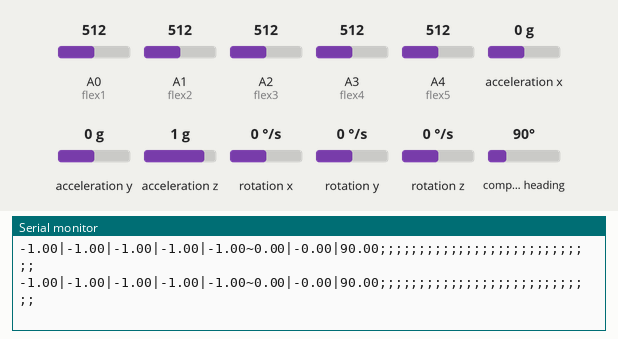
Bench run of a sketch on a simulated Arduino Uno, built with avr-gcc and run on an emulated ATmega328P. On the bench: the last lines printed to the serial monitor. Inputs (shaded band) come from the test bench; at power-on: acceleration x 0 g, acceleration y 0 g, A0 (flex1) = 512, A3 (flex4) = 512, A1 (flex2) = 512, A2 (flex3) = 512, A4 (flex5) = 512, acceleration z 1 g, rotation x 0 °/s, rotation y 0 °/s, rotation z 0 °/s, compass heading 90°.

Above: at 9.2 s.
9.3 s: acceleration x set to 1.4 g
At 9.45 s:
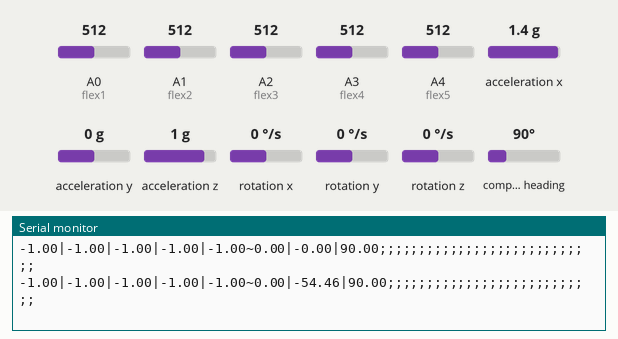
11.3 s: acceleration y set to -1.4 g
At 11.5 s:
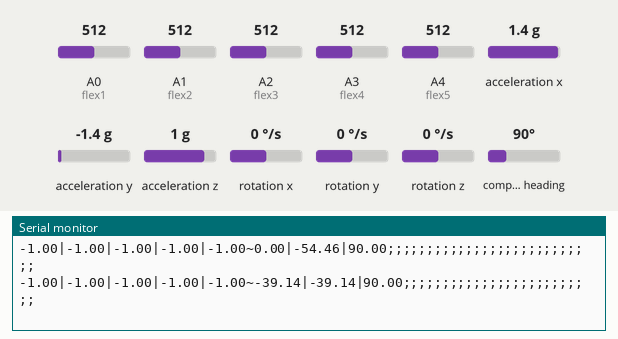
13.4 s: A0 (flex1) set to 531
At 13.56 s:
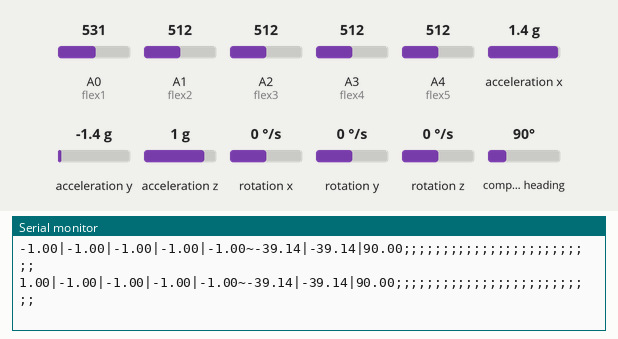
15.4 s: A3 (flex4) set to 716
At 15.45 s:
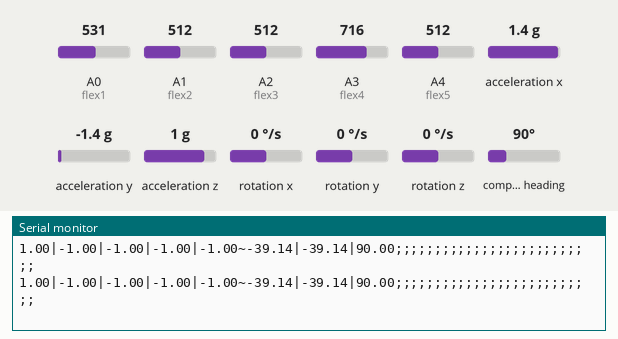
18.4 s: A0 (flex1) set to 30
At 18.46 s:
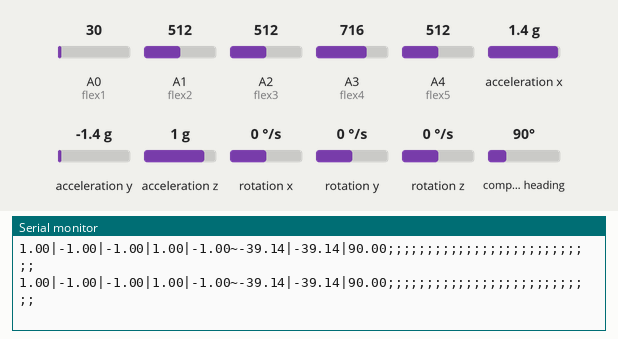
21.4 s: A1 (flex2) set to 716
At 21.46 s:
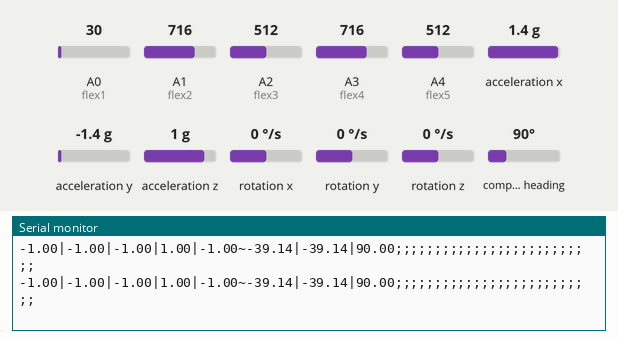

Measured:
- the behaviour switches between 512 and 513 on A0 (flex1) (found by bisection; images 2 and 3)
- after the input at 9.3 s, the serial monitor: prints a new line after 0.08 s (image 1)
- after the input at 11.3 s, the serial monitor: prints a new line after 0.14 s (image 2)
- after the input at 13.4 s, the serial monitor: prints a new line after 0.09 s (image 3)

The sketch:

ArduinoSketch.ino
```cpp
#include "MPU9250.h"

MPU9250 mpu;

const int flex1 = A0;// Pin connected to voltage divider output
const int flex2 = A1;
const int flex3 = A2;
const int flex4 = A3;
const int flex5 = A4;//tants according to your project's design
const float VCC =5;      // voltage at Ardunio 5V line
const float R_DIV = 47000.0;  // resistor used to create a voltage divider

float flex1Upper, flex1Lower, flex2Upper, flex2Lower, flex3Upper, flex3Lower, flex4Upper, flex4Lower, flex5Upper, flex5Lower;
int sampleSizeForFlexSensorsCalibration = 10;

void setup() {
  Serial.begin(9600);
  Serial.flush();
  Wire.begin();
  delay(2000);

  if (!mpu.setup(0x68)) {  // change to your own address
      while (1) {
          Serial.println("MPU connection failed. Please check your connection with `connection_check` example.");
          delay(5000);
      }
  }

  pinMode(flex1, INPUT);
  pinMode(flex2, INPUT);
  pinMode(flex3, INPUT);
  pinMode(flex4, INPUT);
  pinMode(flex5, INPUT);

  float sumLowers1=0;
  float sumLowers2=0;
  float sumLowers3=0;
  float sumLowers4=0;
  float sumLowers5=0;

  float sumUppers1=0;
  float sumUppers2=0;
  float sumUppers3=0;
  float sumUppers4=0;
  float sumUppers5=0;

  Serial.println("@Starting;");
  delay(2000);

  Serial.println("@Open your hand imbecile;");
  delay(2000);
  for(int i=0; i<sampleSizeForFlexSensorsCalibration; i++){//Lowers
    sumLowers1+=R_DIV * (VCC / (analogRead(flex1) * VCC / 1023.0) - 1.0);
    sumLowers2+=R_DIV * (VCC / (analogRead(flex2) * VCC / 1023.0) - 1.0);
    sumLowers3+=R_DIV * (VCC / (analogRead(flex3) * VCC / 1023.0) - 1.0);
    sumLowers4+=R_DIV * (VCC / (analogRead(flex4) * VCC / 1023.0) - 1.0);
    sumLowers5+=R_DIV * (VCC / (analogRead(flex5) * VCC / 1023.0) - 1.0);
  }

  Serial.println("@Close your hand imbecile;");
  delay(2000);

  for(int i=0; i<sampleSizeForFlexSensorsCalibration; i++){//Uppers
    sumUppers1+=R_DIV * (VCC / (analogRead(flex1) * VCC / 1023.0) - 1.0);
    sumUppers2+=R_DIV * (VCC / (analogRead(flex2) * VCC / 1023.0) - 1.0);
    sumUppers3+=R_DIV * (VCC / (analogRead(flex3) * VCC / 1023.0) - 1.0);
    sumUppers4+=R_DIV * (VCC / (analogRead(flex4) * VCC / 1023.0) - 1.0);
    sumUppers5+=R_DIV * (VCC / (analogRead(flex5) * VCC / 1023.0) - 1.0);
  }

  flex1Lower=sumLowers1/sampleSizeForFlexSensorsCalibration;
  flex1Upper=sumUppers1/sampleSizeForFlexSensorsCalibration;

  flex2Lower=sumLowers2/sampleSizeForFlexSensorsCalibration;
  flex2Upper=sumUppers2/sampleSizeForFlexSensorsCalibration;

  flex3Lower=sumLowers3/sampleSizeForFlexSensorsCalibration;
  flex3Upper=sumUppers3/sampleSizeForFlexSensorsCalibration;

  flex4Lower=sumLowers4/sampleSizeForFlexSensorsCalibration;
  flex4Upper=sumUppers4/sampleSizeForFlexSensorsCalibration;

  flex5Lower=sumLowers5/sampleSizeForFlexSensorsCalibration;
  flex5Upper=sumUppers5/sampleSizeForFlexSensorsCalibration;
}

void loop() {
  float Rflex1 = R_DIV * (VCC / (analogRead(flex1) * VCC / 1023.0) - 1.0);
  float Rflex2 = R_DIV * (VCC / (analogRead(flex2) * VCC / 1023.0) - 1.0);
  float Rflex3 = R_DIV * (VCC / (analogRead(flex3) * VCC / 1023.0) - 1.0);
  float Rflex4 = R_DIV * (VCC / (analogRead(flex4) * VCC / 1023.0) - 1.0);
  float Rflex5 = R_DIV * (VCC / (analogRead(flex5) * VCC / 1023.0) - 1.0);

  float angle1 = map(Rflex1, flex1Lower, flex1Upper, 0, 90.0);
  float angle2 = map(Rflex2, flex2Lower, flex2Upper, 0, 90.0);
  float angle3 = map(Rflex3, flex3Lower, flex3Upper, 0, 90.0);
  float angle4 = map(Rflex4, flex4Lower, flex4Upper, 0, 90.0);
  float angle5 = map(Rflex5, flex5Lower, flex5Upper, 0, 90.0);

  if (mpu.update()){
   static uint32_t prev_ms = millis();
   if(millis() > prev_ms) {
      char flexSensorRes[45] = "", imuRes[25]="", res[75]="";
      char bufferT1Flex[8], bufferT2Flex[8], bufferT3Flex[8], bufferT4Flex[8], bufferT5Flex[8];
      char bufferT1IMU[8], bufferT2IMU[8], bufferT3IMU[8];
      int bufferStartIndex = 0;

      dtostrf(angle1, 4, 2, bufferT1Flex);
      dtostrf(angle2, 4, 2, bufferT2Flex);
      dtostrf(angle3, 4, 2, bufferT3Flex);
      dtostrf(angle4, 4, 2, bufferT4Flex);
      dtostrf(angle5, 4, 2, bufferT5Flex);

      dtostrf(mpu.getRoll(), 4, 2, bufferT1IMU);
      dtostrf(mpu.getPitch(), 4, 2, bufferT2IMU);
      dtostrf(mpu.getYaw(), 4, 2, bufferT3IMU);

      int bufferT1FlexEnd = getNonNumberIndex(bufferT1Flex);
      int bufferT2FlexEnd = getNonNumberIndex(bufferT2Flex);
      int bufferT3FlexEnd = getNonNumberIndex(bufferT3Flex);
      int bufferT4FlexEnd = getNonNumberIndex(bufferT4Flex);
      int bufferT5FlexEnd = getNonNumberIndex(bufferT5Flex);

      int bufferT1IMUEnd = getNonNumberIndex(bufferT1IMU);
      int bufferT2IMUEnd = getNonNumberIndex(bufferT2IMU);
      int bufferT3IMUEnd = getNonNumberIndex(bufferT3IMU);

      for(int i=0;i<bufferT1FlexEnd;i++)flexSensorRes[bufferStartIndex++]=bufferT1Flex[i];
      flexSensorRes[bufferStartIndex++]='|';

      for(int i=0;i<bufferT2FlexEnd;i++)flexSensorRes[bufferStartIndex++]=bufferT2Flex[i];
      flexSensorRes[bufferStartIndex++]='|';

      for(int i=0;i<bufferT3FlexEnd;i++)flexSensorRes[bufferStartIndex++]=bufferT3Flex[i];
      flexSensorRes[bufferStartIndex++]='|';

      for(int i=0;i<bufferT4FlexEnd;i++)flexSensorRes[bufferStartIndex++]=bufferT4Flex[i];
      flexSensorRes[bufferStartIndex++]='|';

      for(int i=0;i<bufferT5FlexEnd;i++)flexSensorRes[bufferStartIndex++]=bufferT5Flex[i];
      for(int i=bufferStartIndex;i<44;i++)flexSensorRes[i]=';';

      bufferStartIndex = 0;

      for(int i=0;i<bufferT1IMUEnd;i++)imuRes[bufferStartIndex++]=bufferT1IMU[i];
      imuRes[bufferStartIndex++]='|';

      for(int i=0;i<bufferT2IMUEnd;i++)imuRes[bufferStartIndex++]=bufferT2IMU[i];
      imuRes[bufferStartIndex++]='|';

      for(int i=0;i<bufferT3IMUEnd;i++)imuRes[bufferStartIndex++]=bufferT3IMU[i];
      for(int i=bufferStartIndex;i<24;i++)imuRes[i]=';';

      bufferStartIndex = 0;
      for(int i=0;i<44;i++){
        if(flexSensorRes[i]==';')break;
        res[bufferStartIndex++] = flexSensorRes[i];
      }
      res[bufferStartIndex++]='~';
      for(int i=0;i<24;i++){
        if(imuRes[i]==';')break;
        res[bufferStartIndex++] = imuRes[i];
      }

      for(int i=bufferStartIndex;i<74;i++)res[i]=';';

      Serial.println(res);
      prev_ms = millis();
    }
  }
}

int getNonNumberIndex(char r[8]){
  for(int k=0;k<8;k++){
    if(r[k] != '.'&&
        r[k] != '-'&&
        r[k] != '0'&&
        r[k] != '1'&&
        r[k] != '2'&&
        r[k] != '3'&&
        r[k] != '4'&&
        r[k] != '5'&&
        r[k] != '6'&&
        r[k] != '7'&&
        r[k] != '8'&&
        r[k] != '9'){
      return k;
    }
  }
}
```
